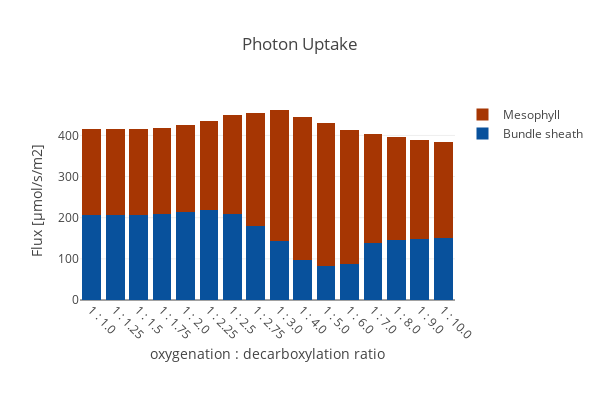

Here is the notebook cell this chart was saved with:
### Code cell
create_bar_plot_rxn(D_fba, D_exp,
                    {'[M]_Im_hnu':'Mesophyll','[B]_Im_hnu': 'Bundle sheath'},
                    'Photon Uptake', xaxis_title,
                    stacked = True, save_fig=save_fig)

### Figure 1 — Plotly figure (JSON) as saved in the notebook; plotly's stock layout.template omitted (floating-point values rounded to 4 significant figures)
{"data": [{"marker": {"color": "rgb(8,81,156)"}, "name": "Bundle sheath", "type": "bar", "uid": "a7482aed-26fe-453a-93d3-1ab095f631fc", "x": ["1 : 1.0", "1 : 1.25", "1 : 1.5", "1 : 1.75", "1 : 2.0", "1 : 2.25", "1 : 2.5", "1 : 2.75", "1 : 3.0", "1 : 4.0", "1 : 5.0", "1 : 6.0", "1 : 7.0", "1 : 8.0", "1 : 9.0", "1 : 10.0"], "y": [207.7, 207.7, 207.7, 209.0, 213.2, 217.8, 209.3, 180.4, 144.0, 98.11, 83.84, 88.02, 138.4, 145.5, 149.4, 150.9]}, {"marker": {"color": "rgb(166,54,3)"}, "name": "Mesophyll", "type": "bar", "uid": "808168d5-250b-475e-b081-bc77bc3df080", "x": ["1 : 1.0", "1 : 1.25", "1 : 1.5", "1 : 1.75", "1 : 2.0", "1 : 2.25", "1 : 2.5", "1 : 2.75", "1 : 3.0", "1 : 4.0", "1 : 5.0", "1 : 6.0", "1 : 7.0", "1 : 8.0", "1 : 9.0", "1 : 10.0"], "y": [207.7, 207.7, 207.7, 209.0, 213.2, 217.8, 239.2, 275.0, 317.7, 347.3, 345.8, 326.2, 265.4, 249.9, 239.4, 232.6]}], "layout": {"barmode": "stack", "height": 400, "margin": {"b": 100}, "title": {"text": "Photon Uptake"}, "width": 600, "xaxis": {"tickangle": 45, "title": {"text": "oxygenation : decarboxylation ratio"}}, "yaxis": {"autorange": true, "title": {"text": "Flux [µmol/s/m2]"}}}}
